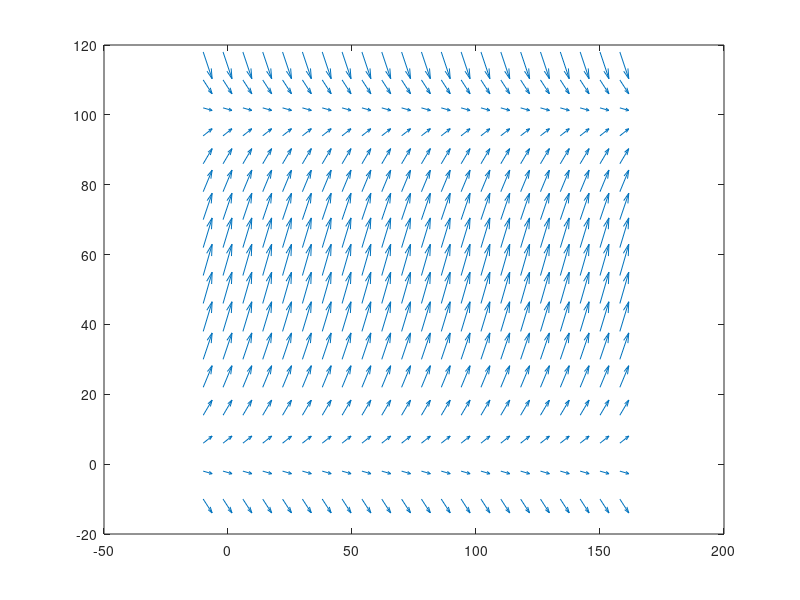

MATLAB code for this plot:
figure()
%alpha = 0.5
% let's now plot the direction fields
[x,y]=meshgrid(-10:8:160,-10:8:120);
b = 0.1;
a = -0.001;
dy = (a*y+b).*y;
dx=ones(size(dy));

quiver(x,y,dx,dy)